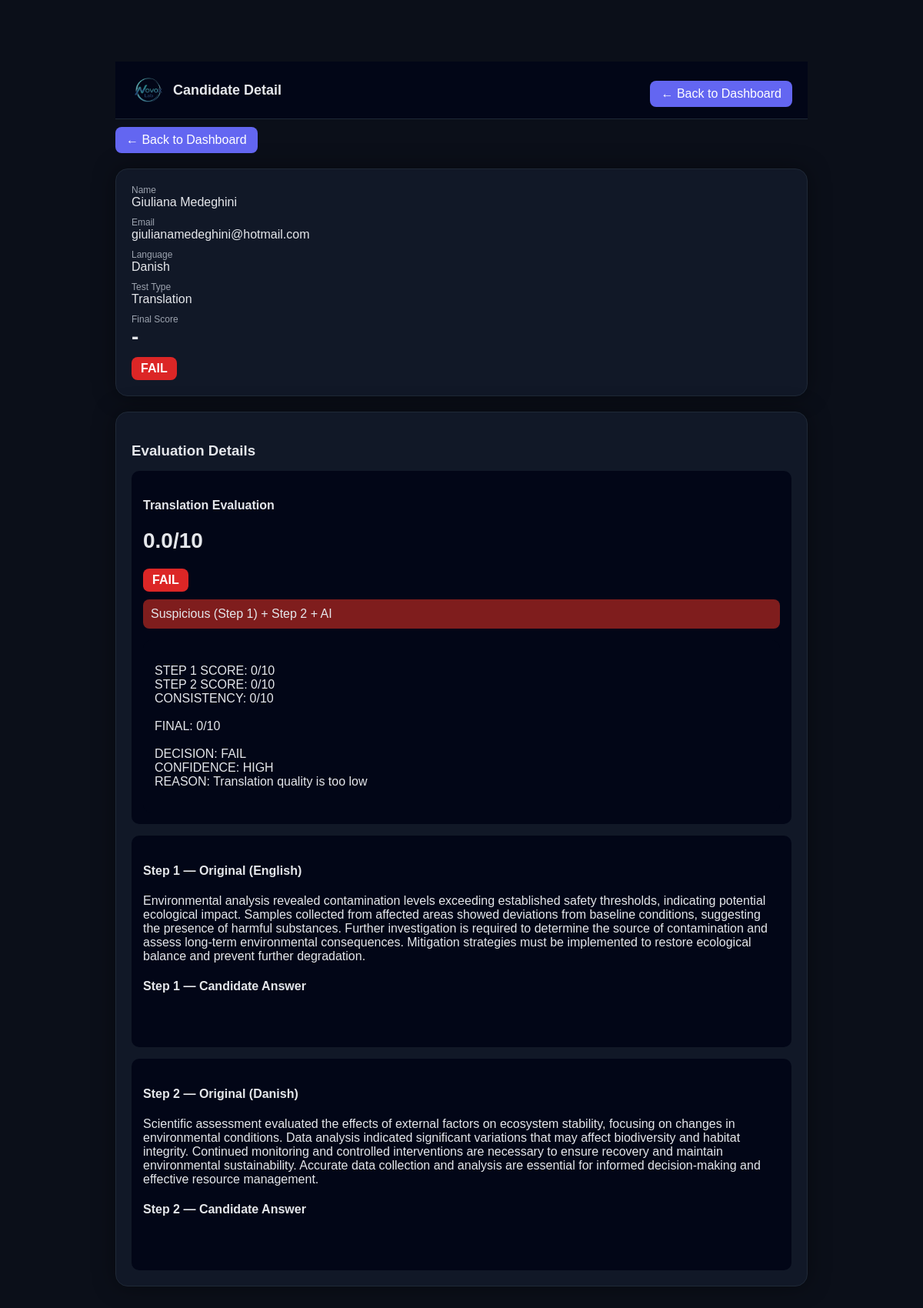
/result/26, run on the app's committed database.
### tables this page shows
CREATE TABLE results (
        id INTEGER PRIMARY KEY AUTOINCREMENT,
        first_name TEXT,
        last_name TEXT,
        email TEXT,
        test_type TEXT,
        language TEXT,
        answer TEXT,

        translation_score TEXT,
        interpretation_score TEXT,
        status TEXT,

        audio1 TEXT,
        audio2 TEXT,
        audio3 TEXT,
        audio4 TEXT,

        transcription1 TEXT,
        transcription2 TEXT,
        transcription3 TEXT,
        transcription4 TEXT,

        created_at TEXT
    , editing_score TEXT, final_score REAL, post_edit_score TEXT, gleu_score REAL, bleu_score REAL, ter_score REAL, ai_component REAL, bleu_component REAL, ter_component REAL, t1_en TEXT, t2_en TEXT, t3_en TEXT, t4_en TEXT, flag TEXT, step1_original TEXT, step2_original TEXT, step1_answer TEXT, step2_answer TEXT, rev_transcription1 TEXT, rev_transcription2 TEXT, rev_transcription3 TEXT, rev_transcription4 TEXT, domain TEXT);

### app.py (the view)
@app.route("/result/<int:id>")
def result_detail(id):
    conn = sqlite3.connect(DB_PATH)
    conn.row_factory = sqlite3.Row
    c = conn.cursor()
    c.execute("SELECT * FROM results WHERE id = ?", (id,))
    result = c.fetchone()
    conn.close()
    return render_template("result.html", r=result)

### templates/result.html (shortened to what this page needs)
<!DOCTYPE html>
<html>
<head>
</head>
<body>
<div class="container">
<div class="header">
  <div class="header-left">
    <img src="{{ url_for('static', filename='images/logo.png') }}">
    <span>Candidate Detail</span>
  </div>
  <a href="/dashboard" class="button">← Back to Dashboard</a>
</div>
<div style="margin-bottom:20px;">
  <a href="/dashboard" class="button">← Back to Dashboard</a>
</div>
<div class="card">
  <div class="label">Name</div>
  <div class="value">
  {{ (r.first_name or '') }} {{ (r.last_name or '') }}
  </div>
  <div class="label">Email</div>
  <div class="value">{{ r.email }}</div>
  <div class="label">Language</div>
  <div class="value">{{ r.language }}</div>
  <div class="label">Test Type</div>
  <div class="value">
    {% if r.test_type == "post_editing" %}
      Post-MT Editing
    {% else %}
      {{ r.test_type|capitalize }}
    {% endif %}
  </div>
  <div class="label">Final Score</div>
  <div class="score">{{ r.final_score or '-' }}</div>
  <div class="status
    {% if 'PASS' in r.status %}pass
    {% elif 'BORDERLINE' in r.status %}borderline
    {% else %}fail{% endif %}">
    {{ r.status }}
  </div>
</div>
<div class="card">
  <h3>Evaluation Details</h3>
  {% if r.test_type == "translation" %}
  <div class="section">
    <h4>Translation Evaluation</h4>
    <div style="font-size:28px; font-weight:bold; margin-bottom:10px;">
      {{ r.final_score }}/10
    </div>
    <div class="status
      {% if 'PASS' in r.status %}pass
      {% elif 'BORDERLINE' in r.status %}borderline
      {% else %}fail{% endif %}">
      {{ r.status }}
    </div>
    {% if r.flag and r.flag != "OK" %}
    <div style="margin-top:10px; padding:10px; background:#7f1d1d; border-radius:8px;">
         {{ r.flag }}
    </div>
    {% endif %}
    <div class="section" style="margin-top:15px;">
      <pre>{{ r.translation_score }}</pre>
    </div>
  </div>
  {% endif %}
<div class="section">
  <h4>Step 1 — Original (English)</h4>
  <pre>{{ r.step1_original or '-' }}</pre>
  <h4>Step 1 — Candidate Answer</h4>
  <pre>{{ r.step1_answer or '-' }}</pre>
</div>
<div class="section">
  <h4>Step 2 — Original ({{ r.language }})</h4>
  <pre>{{ r.step2_original or '-' }}</pre>
  <h4>Step 2 — Candidate Answer</h4>
  <pre>{{ r.step2_answer or '-' }}</pre>
</div>
</div>
</body>
</html>

### templates/result.html (style rules this page uses)
body { background: #0b0f19; color: #e5e7eb; font-family: Arial; }
.container { max-width: 900px; margin: 80px auto 40px auto; }
.card { background: #111827; padding: 20px; border-radius: 16px; margin-bottom: 20px; box-shadow: 0 0 30px rgba(0,0,0,0.4); border: 1px solid #1f2937; }
h2, h3 { margin-bottom: 10px; }
.label { font-size: 12px; color: #9ca3af; }
.value { font-size: 16px; margin-bottom: 10px; }
.score { font-size: 28px; font-weight: bold; }
.status { display: inline-block; padding: 6px 12px; border-radius: 8px; font-size: 12px; margin-top: 10px; text-align: center; font-weight: bold; font-size: 16px; }
.fail { background:#dc2626; color:white; }
.section { margin-top: 15px; padding: 15px; background: #020617; border-radius: 10px; }
pre { white-space: pre-wrap; font-family: inherit; }
.button { background: #6366f1; color: white; padding: 8px 14px; border-radius: 8px; text-decoration: none; display: inline-block; margin-top: 10px; }
.header { position: sticky; top: 0; z-index: 1000; background: #020617; padding: 15px 20px; display: flex; justify-content: space-between; align-items: center; border-bottom: 1px solid #1f2937; }
.header-left { display: flex; align-items: center; gap: 10px; font-size: 18px; font-weight: bold; }
.header-left img { height: 40px; }
.button { background: #6366f1; color: white; padding: 8px 14px; border-radius: 8px; text-decoration: none; }

### data on the page
results: first_name "Giuliana", last_name "Medeghini", email "giulianamedeghini@hotmail.com", language "Danish", test_type "Translation", final_score "-", status "FAIL", final_score "0.0", flag "Suspicious (Step 1) + Step 2 + AI", translation_score "STEP 1 SCORE: 0/10 STEP 2 SCORE: 0/10 CONSISTENCY: 0/10 FINAL: 0/10 DECISION: FAIL CONFIDENCE: HIGH REASON: Translation quality is too low", step1_original "Environmental analysis revealed contamination levels exceeding established safety thresholds, indicating potential ecological impact. Samples collected from affected areas showed deviations from baseline conditions, suggesting the presence of harmful substances. Further investigation is required to determine the source of contamination and assess long-term environmental consequences. Mitigation strategies must be implemented to restore ecological balance and prevent further degradation.", step2_original "Scientific assessment evaluated the effects of external factors on ecosystem stability, focusing on changes in environmental conditions. Data analysis indicated significant variations that may affect biodiversity and habitat integrity. Continued monitoring and controlled interventions are necessary to ensure recovery and maintain environmental sustainability. Accurate data collection and analysis are essential for informed decision-making and effective resource management."
